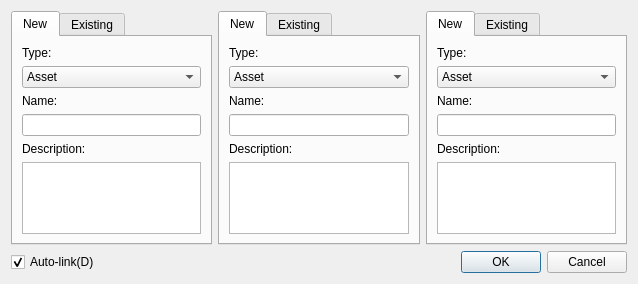
<?xml version="1.0" encoding="UTF-8"?>
<ui version="4.0">
 <class>DynamicLinkDialog</class>
 <widget class="QDialog" name="DynamicLinkDialog">
  <property name="geometry">
   <rect>
    <x>0</x>
    <y>0</y>
    <width>638</width>
    <height>284</height>
   </rect>
  </property>
  <property name="windowTitle">
   <string>Dialog</string>
  </property>
  <layout class="QVBoxLayout" name="verticalLayout">
   <item>
    <layout class="QHBoxLayout" name="horizontalLayout_2">
     <item>
      <widget class="QTabWidget" name="objectTab">
       <property name="currentIndex">
        <number>0</number>
       </property>
       <widget class="QWidget" name="newTab">
        <attribute name="title">
         <string>New</string>
        </attribute>
        <layout class="QVBoxLayout" name="verticalLayout_2">
         <item>
          <widget class="QLabel" name="label">
           <property name="text">
            <string>Type:</string>
           </property>
          </widget>
         </item>
         <item>
          <widget class="QComboBox" name="typeCombo">
           <item>
            <property name="text">
             <string>Asset</string>
            </property>
           </item>
           <item>
            <property name="text">
             <string>Countermeasure</string>
            </property>
           </item>
           <item>
            <property name="text">
             <string>Countermeasure_Target</string>
            </property>
           </item>
           <item>
            <property name="text">
             <string>Risk</string>
            </property>
           </item>
           <item>
            <property name="text">
             <string>Role</string>
            </property>
           </item>
           <item>
            <property name="text">
             <string>Requirement</string>
            </property>
           </item>
           <item>
            <property name="text">
             <string>Responce</string>
            </property>
           </item>
           <item>
            <property name="text">
             <string>Task</string>
            </property>
           </item>
           <item>
            <property name="text">
             <string>Task_Impact</string>
            </property>
           </item>
           <item>
            <property name="text">
             <string>Task_Participant</string>
            </property>
           </item>
           <item>
            <property name="text">
             <string>Threat</string>
            </property>
           </item>
           <item>
            <property name="text">
             <string>Vulnerability</string>
            </property>
           </item>
          </widget>
         </item>
         <item>
          <widget class="QLabel" name="label_2">
           <property name="text">
            <string>Name:</string>
           </property>
          </widget>
         </item>
         <item>
          <widget class="QLineEdit" name="nameEdit"/>
         </item>
         <item>
          <widget class="QLabel" name="label_3">
           <property name="text">
            <string>Description:</string>
           </property>
          </widget>
         </item>
         <item>
          <widget class="QTextEdit" name="descEdit"/>
         </item>
        </layout>
       </widget>
       <widget class="QWidget" name="existingTab">
        <attribute name="title">
         <string>Existing</string>
        </attribute>
        <layout class="QVBoxLayout" name="verticalLayout_3">
         <item>
          <widget class="QLabel" name="label_4">
           <property name="text">
            <string>Type:</string>
           </property>
          </widget>
         </item>
         <item>
          <widget class="QComboBox" name="typeCombo_e">
           <item>
            <property name="text">
             <string>Asset</string>
            </property>
           </item>
           <item>
            <property name="text">
             <string>Countermeasure</string>
            </property>
           </item>
           <item>
            <property name="text">
             <string>Countermeasure_Target</string>
            </property>
           </item>
           <item>
            <property name="text">
             <string>Risk</string>
            </property>
           </item>
           <item>
            <property name="text">
             <string>Role</string>
            </property>
           </item>
           <item>
            <property name="text">
             <string>Requirement</string>
            </property>
           </item>
           <item>
            <property name="text">
             <string>Responce</string>
            </property>
           </item>
           <item>
            <property name="text">
             <string>Task</string>
            </property>
           </item>
           <item>
            <property name="text">
             <string>Task_Impact</string>
            </property>
           </item>
           <item>
            <property name="text">
             <string>Task_Participant</string>
            </property>
           </item>
           <item>
            <property name="text">
             <string>Threat</string>
            </property>
           </item>
           <item>
            <property name="text">
             <string>Vulnerability</string>
            </property>
           </item>
          </widget>
         </item>
         <item>
          <widget class="QLabel" name="label_5">
           <property name="text">
            <string>Items:</string>
           </property>
          </widget>
         </item>
         <item>
          <widget class="QListWidget" name="itemList"/>
         </item>
        </layout>
       </widget>
      </widget>
     </item>
     <item>
      <widget class="QTabWidget" name="objectTab_2">
       <property name="currentIndex">
        <number>0</number>
       </property>
       <widget class="QWidget" name="newTab_2">
        <attribute name="title">
         <string>New</string>
        </attribute>
        <layout class="QVBoxLayout" name="verticalLayout_4">
         <item>
          <widget class="QLabel" name="label_6">
           <property name="text">
            <string>Type:</string>
           </property>
          </widget>
         </item>
         <item>
          <widget class="QComboBox" name="typeCombo_2">
           <item>
            <property name="text">
             <string>Asset</string>
            </property>
           </item>
           <item>
            <property name="text">
             <string>Countermeasure</string>
            </property>
           </item>
           <item>
            <property name="text">
             <string>Countermeasure_Target</string>
            </property>
           </item>
           <item>
            <property name="text">
             <string>Risk</string>
            </property>
           </item>
           <item>
            <property name="text">
             <string>Role</string>
            </property>
           </item>
           <item>
            <property name="text">
             <string>Requirement</string>
            </property>
           </item>
           <item>
            <property name="text">
             <string>Responce</string>
            </property>
           </item>
           <item>
            <property name="text">
             <string>Task</string>
            </property>
           </item>
           <item>
            <property name="text">
             <string>Task_Impact</string>
            </property>
           </item>
           <item>
            <property name="text">
             <string>Task_Participant</string>
            </property>
           </item>
           <item>
            <property name="text">
             <string>Threat</string>
            </property>
           </item>
           <item>
            <property name="text">
             <string>Vulnerability</string>
            </property>
           </item>
          </widget>
         </item>
         <item>
          <widget class="QLabel" name="label_7">
           <property name="text">
            <string>Name:</string>
           </property>
          </widget>
         </item>
         <item>
          <widget class="QLineEdit" name="nameEdit_2"/>
         </item>
         <item>
          <widget class="QLabel" name="label_8">
           <property name="text">
            <string>Description:</string>
           </property>
          </widget>
         </item>
         <item>
          <widget class="QTextEdit" name="descEdit_2"/>
         </item>
        </layout>
       </widget>
       <widget class="QWidget" name="existingTab_2">
        <attribute name="title">
         <string>Existing</string>
        </attribute>
        <layout class="QVBoxLayout" name="verticalLayout_5">
         <item>
          <widget class="QLabel" name="label_9">
           <property name="text">
            <string>Type:</string>
           </property>
          </widget>
         </item>
         <item>
          <widget class="QComboBox" name="typeCombo_e_2">
           <item>
            <property name="text">
             <string>Asset</string>
            </property>
           </item>
           <item>
            <property name="text">
             <string>Countermeasure</string>
            </property>
           </item>
           <item>
            <property name="text">
             <string>Countermeasure_Target</string>
            </property>
           </item>
           <item>
            <property name="text">
             <string>Risk</string>
            </property>
           </item>
           <item>
            <property name="text">
             <string>Role</string>
            </property>
           </item>
           <item>
            <property name="text">
             <string>Requirement</string>
            </property>
           </item>
           <item>
            <property name="text">
             <string>Responce</string>
            </property>
           </item>
           <item>
            <property name="text">
             <string>Task</string>
            </property>
           </item>
           <item>
            <property name="text">
             <string>Task_Impact</string>
            </property>
           </item>
           <item>
            <property name="text">
             <string>Task_Participant</string>
            </property>
           </item>
           <item>
            <property name="text">
             <string>Threat</string>
            </property>
           </item>
           <item>
            <property name="text">
             <string>Vulnerability</string>
            </property>
           </item>
          </widget>
         </item>
         <item>
          <widget class="QLabel" name="label_10">
           <property name="text">
            <string>Items:</string>
           </property>
          </widget>
         </item>
         <item>
          <widget class="QListWidget" name="itemList_2"/>
         </item>
        </layout>
       </widget>
      </widget>
     </item>
     <item>
      <widget class="QTabWidget" name="objectTab_3">
       <property name="currentIndex">
        <number>0</number>
       </property>
       <widget class="QWidget" name="newTab_3">
        <attribute name="title">
         <string>New</string>
        </attribute>
        <layout class="QVBoxLayout" name="verticalLayout_6">
         <item>
          <widget class="QLabel" name="label_11">
           <property name="text">
            <string>Type:</string>
           </property>
          </widget>
         </item>
         <item>
          <widget class="QComboBox" name="typeCombo_3">
           <item>
            <property name="text">
             <string>Asset</string>
            </property>
           </item>
           <item>
            <property name="text">
             <string>Countermeasure</string>
            </property>
           </item>
           <item>
            <property name="text">
             <string>Countermeasure_Target</string>
            </property>
           </item>
           <item>
            <property name="text">
             <string>Risk</string>
            </property>
           </item>
           <item>
            <property name="text">
             <string>Role</string>
            </property>
           </item>
           <item>
            <property name="text">
             <string>Requirement</string>
            </property>
           </item>
           <item>
            <property name="text">
             <string>Responce</string>
            </property>
           </item>
           <item>
            <property name="text">
             <string>Task</string>
            </property>
           </item>
           <item>
            <property name="text">
             <string>Task_Impact</string>
            </property>
           </item>
           <item>
            <property name="text">
             <string>Task_Participant</string>
            </property>
           </item>
           <item>
            <property name="text">
             <string>Threat</string>
            </property>
           </item>
           <item>
            <property name="text">
             <string>Vulnerability</string>
            </property>
           </item>
          </widget>
         </item>
         <item>
          <widget class="QLabel" name="label_12">
           <property name="text">
            <string>Name:</string>
           </property>
          </widget>
         </item>
         <item>
          <widget class="QLineEdit" name="nameEdit_3"/>
         </item>
         <item>
          <widget class="QLabel" name="label_13">
           <property name="text">
            <string>Description:</string>
           </property>
          </widget>
         </item>
         <item>
          <widget class="QTextEdit" name="descEdit_3"/>
         </item>
        </layout>
       </widget>
       <widget class="QWidget" name="existingTab_3">
        <attribute name="title">
         <string>Existing</string>
        </attribute>
        <layout class="QVBoxLayout" name="verticalLayout_7">
         <item>
          <widget class="QLabel" name="label_14">
           <property name="text">
            <string>Type:</string>
           </property>
          </widget>
         </item>
         <item>
          <widget class="QComboBox" name="typeCombo_e_3">
           <item>
            <property name="text">
             <string>Asset</string>
            </property>
           </item>
           <item>
            <property name="text">
             <string>Countermeasure</string>
            </property>
           </item>
           <item>
            <property name="text">
             <string>Countermeasure_Target</string>
            </property>
           </item>
           <item>
            <property name="text">
             <string>Risk</string>
            </property>
           </item>
           <item>
            <property name="text">
             <string>Role</string>
            </property>
           </item>
           <item>
            <property name="text">
             <string>Requirement</string>
            </property>
           </item>
           <item>
            <property name="text">
             <string>Responce</string>
            </property>
           </item>
           <item>
            <property name="text">
             <string>Task</string>
            </property>
           </item>
           <item>
            <property name="text">
             <string>Task_Impact</string>
            </property>
           </item>
           <item>
            <property name="text">
             <string>Task_Participant</string>
            </property>
           </item>
           <item>
            <property name="text">
             <string>Threat</string>
            </property>
           </item>
           <item>
            <property name="text">
             <string>Vulnerability</string>
            </property>
           </item>
          </widget>
         </item>
         <item>
          <widget class="QLabel" name="label_15">
           <property name="text">
            <string>Items:</string>
           </property>
          </widget>
         </item>
         <item>
          <widget class="QListWidget" name="itemList_3"/>
         </item>
        </layout>
       </widget>
      </widget>
     </item>
    </layout>
   </item>
   <item>
    <layout class="QHBoxLayout" name="horizontalLayout">
     <item>
      <widget class="QCheckBox" name="linkCheckbox">
       <property name="text">
        <string>Auto-link(D)</string>
       </property>
       <property name="checked">
        <bool>true</bool>
       </property>
      </widget>
     </item>
     <item>
      <spacer name="horizontalSpacer">
       <property name="orientation">
        <enum>Qt::Horizontal</enum>
       </property>
       <property name="sizeHint" stdset="0">
        <size>
         <width>40</width>
         <height>20</height>
        </size>
       </property>
      </spacer>
     </item>
     <item>
      <widget class="QDialogButtonBox" name="buttonBox">
       <property name="orientation">
        <enum>Qt::Horizontal</enum>
       </property>
       <property name="standardButtons">
        <set>QDialogButtonBox::Cancel|QDialogButtonBox::Ok</set>
       </property>
      </widget>
     </item>
    </layout>
   </item>
  </layout>
 </widget>
 <resources/>
 <connections>
  <connection>
   <sender>buttonBox</sender>
   <signal>accepted()</signal>
   <receiver>DynamicLinkDialog</receiver>
   <slot>accept()</slot>
   <hints>
    <hint type="sourcelabel">
     <x>248</x>
     <y>254</y>
    </hint>
    <hint type="destinationlabel">
     <x>157</x>
     <y>274</y>
    </hint>
   </hints>
  </connection>
  <connection>
   <sender>buttonBox</sender>
   <signal>rejected()</signal>
   <receiver>DynamicLinkDialog</receiver>
   <slot>reject()</slot>
   <hints>
    <hint type="sourcelabel">
     <x>316</x>
     <y>260</y>
    </hint>
    <hint type="destinationlabel">
     <x>286</x>
     <y>274</y>
    </hint>
   </hints>
  </connection>
 </connections>
</ui>
